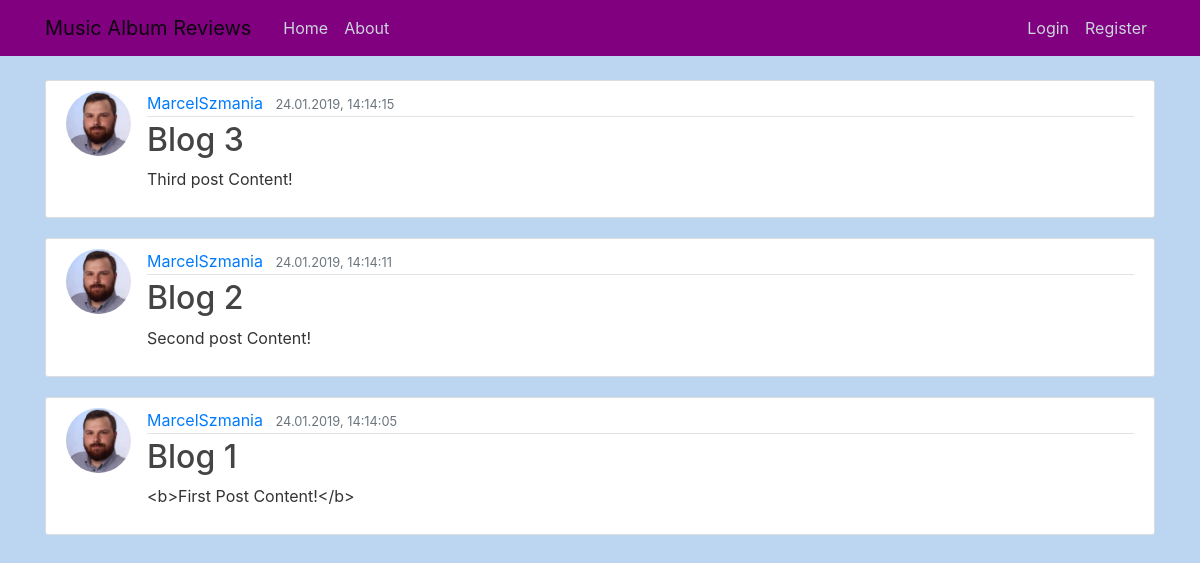
The app's page /, older data.
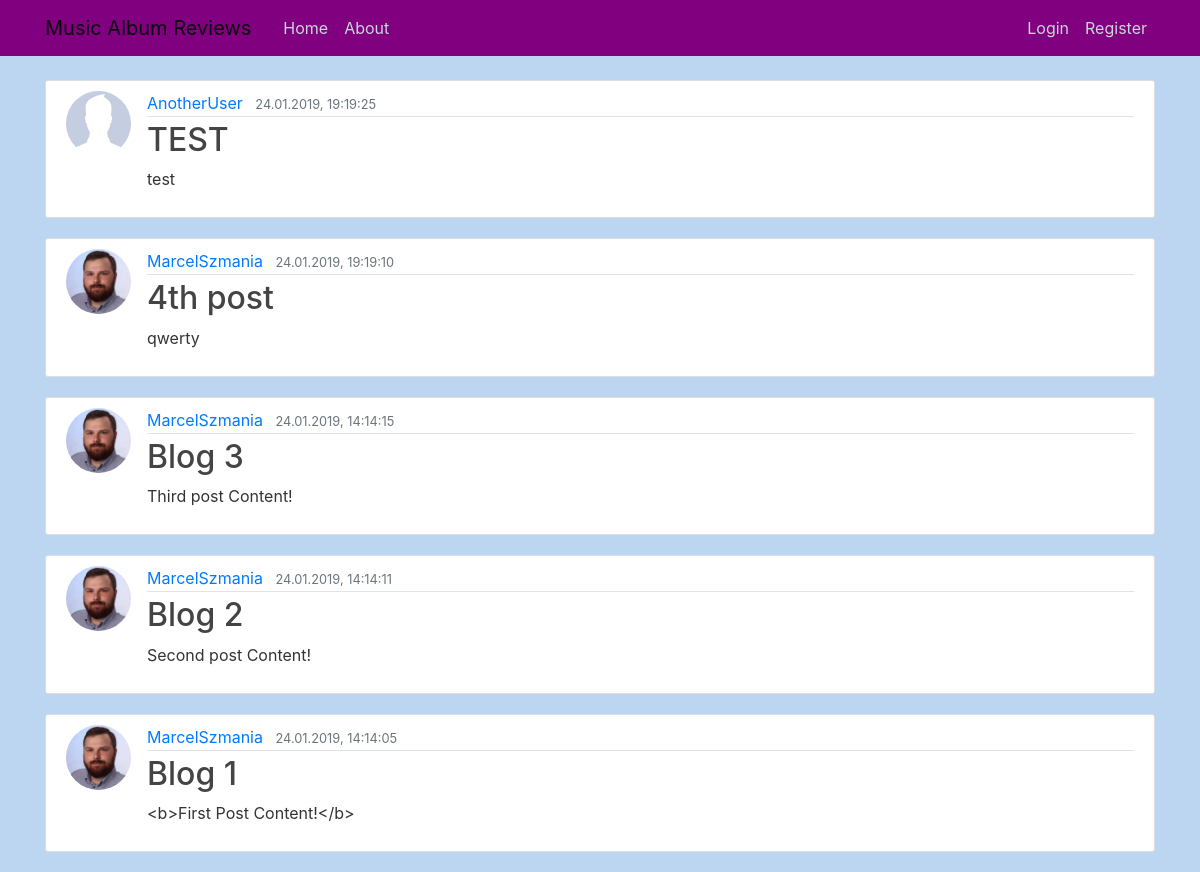
The same page, newer data.
### blog/models.py (models this page shows, shortened)
class Post(models.Model):
  title = models.CharField(max_length=100)
  content = models.TextField()
  date_posted = models.DateTimeField(default=timezone.now)
  author = models.ForeignKey(User, on_delete=models.CASCADE)

### users/models.py (models this page shows, shortened)
class Profile(models.Model):
  user = models.OneToOneField(User, on_delete=models.CASCADE)
  image = models.ImageField(default='default.jpg', upload_to='profile_pics')

### blog/views.py (the view)
# urls.py: path('', PostListView.as_view(), name = 'blog-home'),
class PostListView(ListView):
  model = Post
  template_name = 'blog/home.html'
  context_object_name = 'posts'
  ordering = ['-date_posted']
  paginate_by = 5

### blog/templates/blog/home.html
{% extends "blog/base.html" %}
{% block content %}
  {% for post in posts %}
    <article class="media content-section">
      <img class="rounded-circle article-img" src="{{ post.author.profile.image.url }}">
      <div class="media-body">
        <div class="article-metadata">
          <a class="mr-2" href="#">{{ post.author }}</a>
          <small class="text-muted">{{ post.date_posted|date:"d.m.Y, G:H:i" }}</small>
        </div>
        <h2><a class="article-title" href="{% url 'post-detail' post.id %}">{{ post.title }}</a></h2>
        <p class="article-content">{{ post.content }}</p>
      </div>
    </article>
  {% endfor %}
{% endblock content %}

### blog/templates/blog/base.html (shortened to what this page needs)
{% load static%}
<!DOCTYPE html>
<html>
<head>
  <link rel="stylesheet" href="https://stackpath.bootstrapcdn.com/bootstrap/4.2.1/css/bootstrap.min.css">
  <link rel="stylesheet" type= "text/css" href="{% static 'blog/main.css' %}">
  <link rel="stylesheet" type= "text/css" href="{% static 'blog/theme.css' %}">
</head>
<body>
    <header class="site-header">
        <nav class="navbar navbar-expand-md navbar-light bg-steel fixed-top">
          <div class="container">
            <a class="navbar-brand mr-4" href="/">Music Album Reviews</a>
            <div class="collapse navbar-collapse" id="navbarToggle">
              <div class="navbar-nav mr-auto">
                <a class="nav-item nav-link" href="{% url 'blog-home' %}">Home</a>
                <a class="nav-item nav-link" href="{% url 'blog-about' %}">About</a>
              </div>
              <div class="navbar-nav">
                {% if user.is_authenticated %}
                <a class="nav-item nav-link" href="/admin">Admin</a>
                  <a class="nav-item nav-link" href="{% url 'post-create' %}">New Post</a>
                  <a class="nav-item nav-link" href="{% url 'profile' %}">Profile</a>
                  <a class="nav-item nav-link" href="{% url 'logout' %}">Logout</a>
                {% else %}
                  <a class="nav-item nav-link" href="{% url 'login' %}">Login</a>
                  <a class="nav-item nav-link" href="{% url 'register' %}">Register</a>
                {% endif %}
              </div>
            </div>
          </div>
        </nav>
      </header>
      <main role="main" class="container">
          <div class="row">
            <div class="col-md-12">
              {% block content %}{% endblock %}
            </div>
          </div>
        </main>
</body>
</html>

### blog/static/blog/main.css (style rules this page uses)
body { background: #fafafa; color: #333333; margin-top: 5rem; }
h1, h2, h3, h4, h5, h6 { color: #444444; }
.bg-steel { background-color: #5f788a; }
.site-header .navbar-nav .nav-link { color: #cbd5db; }
.content-section { background: #ffffff; padding: 10px 20px; border: 1px solid #dddddd; border-radius: 3px; margin-bottom: 20px; }
.article-title { color: #444444; }
.article-content { white-space: pre-line; }
.article-img { height: 65px; width: 65px; margin-right: 16px; }
.article-metadata { padding-bottom: 1px; margin-bottom: 4px; border-bottom: 1px solid #e3e3e3 }

### blog/static/blog/theme.css (style rules this page uses)
body { background-color: rgb(188, 213, 241); }
.navbar { background-color: purple; }

Row changes from the older to the newer data that the page shows:
added Post: author.profile.image (placeholder picture), author "AnotherUser", date_posted "24.01.2019, 19:19:25", title "TEST", content "test"
added Post: author.profile.image (picture), author "MarcelSzmania", date_posted "24.01.2019, 19:19:10", title "4th post", content "qwerty"
